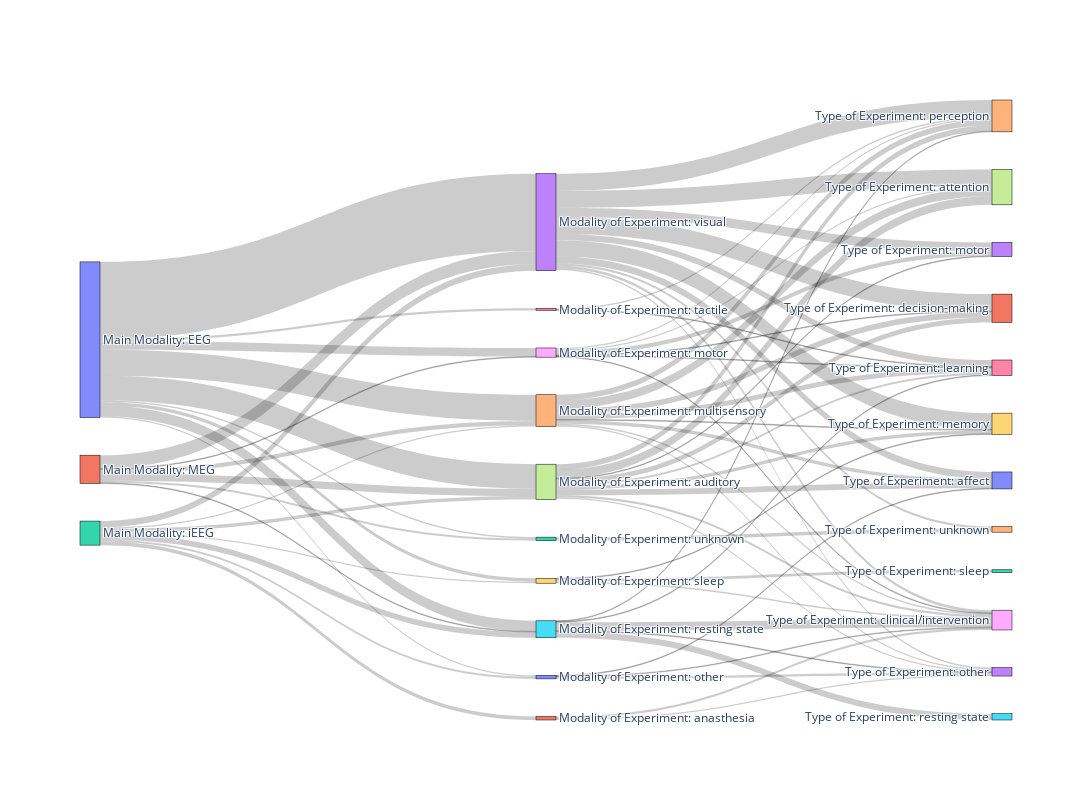

Notebook source saved alongside this figure:
### Markdown cell above
### Figure 1

Modality x Modality of experiment x type of experiment 

Network chart start w main modality (EEG, MEG, IEGG) and then continue to break up (like figure 4 in other paper)

### Code cell
LABEL_MAINMODALITY = 'Main Modality:'
LABEL_MODALITYOFEXP = 'Modality of Experiment:'
LABEL_TYPEOFEXP = 'Type of Experiment:'

df_fig1 = df[['EEG Modality', 'MEG Modality', 'iEEG Modality', 'FOR FIGURE - modality of exp', 'FOR FIGURE - type of exp']]

mainModality_types = ['EEG', 'MEG', 'iEEG']
modalityOfExp_types = df['FOR FIGURE - modality of exp'].unique()
typeOfExp_types = df['FOR FIGURE - type of exp'].unique()

# Create lists for the nodes and links
nodes = []
node_indices = {}
links = []
index = 0

# Add primary modalities to nodes
for mainModality in mainModality_types:
    mainModality = f"{LABEL_MAINMODALITY} {mainModality}"
    nodes.append(mainModality)
    node_indices[mainModality] = index
    index += 1

# Add additional modalities to nodes
for modalityOfExp in modalityOfExp_types:
    modalityOfExp = f"{LABEL_MODALITYOFEXP} {modalityOfExp}"
    nodes.append(modalityOfExp)
    node_indices[modalityOfExp] = index
    index += 1

# Add types of experiments to nodes
for typeOfExp in typeOfExp_types:
    typeOfExp = f"{LABEL_TYPEOFEXP} {typeOfExp}"
    nodes.append(typeOfExp)
    node_indices[typeOfExp] = index
    index += 1

# Create links between primary modalities and additional modalities
for mainModality in mainModality_types:
    mainModalityKey = f"{LABEL_MAINMODALITY} {mainModality}"
    for modalityOfExp in modalityOfExp_types:
        if pd.notna(modalityOfExp):
            modalityOfExpKey = f"{LABEL_MODALITYOFEXP} {modalityOfExp}"
            count = df_fig1[(df_fig1[f'{mainModality} Modality'] == 'x') & 
                            (df_fig1['FOR FIGURE - modality of exp'] == modalityOfExp)].shape[0]
            if count > 0:
                links.append({
                    'source': node_indices[mainModalityKey],
                    'target': node_indices[modalityOfExpKey],
                    'value': count
                })

# Create links between additional modalities and types of experiments
for modalityOfExp in modalityOfExp_types:
    if pd.notna(modalityOfExp):
        modalityOfExpKey = f"{LABEL_MODALITYOFEXP} {modalityOfExp}"
        for typeOfExp in typeOfExp_types:
            if pd.notna(typeOfExp):
                typeOfExpKey = f"{LABEL_TYPEOFEXP} {typeOfExp}"
                count = df_fig1[(df_fig1['FOR FIGURE - modality of exp'] == modalityOfExp) & 
                                (df_fig1['FOR FIGURE - type of exp'] == typeOfExp)].shape[0]
                if count > 0:
                    links.append({
                        'source': node_indices[modalityOfExpKey],
                        'target': node_indices[typeOfExpKey],
                        'value': count
                    })
    
# Create the Sankey diagram
fig = go.Figure(data=[go.Sankey(
    node=dict(
        pad=60,
        thickness=20,
        line=dict(color="black", width=0.5),
        label=nodes  # Use the nodes list as labels
    ),
    link=dict(
        source=[link['source'] for link in links],
        target=[link['target'] for link in links],
        value=[link['value'] for link in links]
    )
)])

fig.update_layout(
    font=dict(size=12),
    width=1200,  # Set the width to a smaller value to compress the figure horizontally
    height=800,  # Increase the height to make the diagram more vertically wide
)

# # Hide the node labels
# fig.update_traces(node=dict(label=["" for _ in nodes]))


fig.show()

### Figure 1 — Plotly figure (JSON) as saved in the notebook; plotly's stock layout.template omitted (floating-point values rounded to 4 significant figures)
{"data": [{"link": {"source": [0, 0, 0, 0, 0, 0, 0, 0, 0, 1, 1, 1, 1, 1, 1, 2, 2, 2, 2, 2, 2, 2, 3, 3, 3, 3, 3, 3, 3, 3, 3, 3, 4, 4, 4, 4, 4, 4, 4, 4, 5, 5, 5, 5, 5, 6, 6, 7, 7, 7, 7, 7, 7, 7, 7, 7, 8, 8, 8, 8, 8, 8, 9, 9, 9, 10, 10, 10, 11, 11, 12], "target": [3, 4, 5, 6, 7, 8, 9, 10, 12, 3, 4, 5, 7, 8, 12, 3, 4, 5, 7, 9, 10, 11, 13, 14, 16, 17, 18, 19, 20, 21, 23, 24, 14, 16, 17, 18, 19, 20, 21, 23, 14, 15, 16, 18, 23, 14, 16, 13, 14, 16, 17, 18, 19, 20, 21, 23, 13, 14, 16, 17, 18, 21, 18, 19, 22, 18, 20, 23, 18, 23, 24], "value": [109, 37, 15, 3, 35, 12, 5, 2, 2, 19, 6, 1, 10, 1, 3, 9, 2, 8, 5, 2, 3, 5, 13, 24, 9, 24, 4, 23, 10, 24, 2, 3, 8, 7, 12, 2, 1, 5, 8, 2, 1, 9, 1, 12, 1, 2, 1, 1, 8, 3, 12, 3, 5, 8, 7, 2, 6, 2, 1, 2, 1, 1, 2, 1, 4, 1, 1, 3, 3, 2, 5]}, "node": {"label": ["Main Modality: EEG", "Main Modality: MEG", "Main Modality: iEEG", "Modality of Experiment: visual", "Modality of Experiment: multisensory", "Modality of Experiment: resting state", "Modality of Experiment: tactile", "Modality of Experiment: auditory", "Modality of Experiment: motor", "Modality of Experiment: sleep", "Modality of Experiment: other", "Modality of Experiment: anasthesia", "Modality of Experiment: unknown", "Type of Experiment: motor", "Type of Experiment: perception", "Type of Experiment: resting state", "Type of Experiment: learning", "Type of Experiment: attention", "Type of Experiment: clinical/intervention", "Type of Experiment: memory", "Type of Experiment: affect", "Type of Experiment: decision-making", "Type of Experiment: sleep", "Type of Experiment: other", "Type of Experiment: unknown"], "line": {"color": "black", "width": 0.5}, "pad": 60, "thickness": 20}, "type": "sankey"}], "layout": {"font": {"size": 12}, "height": 800, "width": 1200}}
